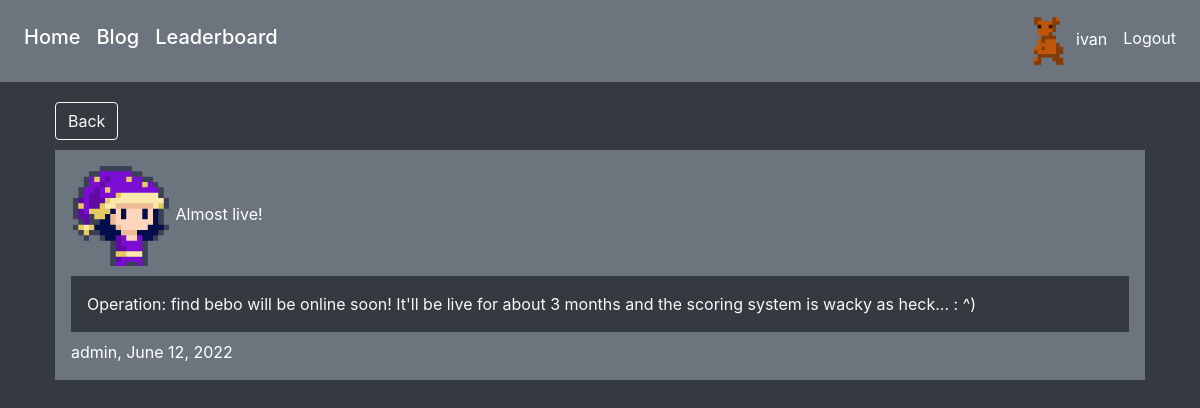
Screenshot of /blog/8 (signed in) with the database file from the repository.
### tweb/models.py (models this page shows)
class BlogPost(models.Model):
    title = models.CharField(max_length=255)
    content = models.TextField()
    image = models.ImageField(upload_to="blogImages")
    areCommentsAllowed = models.BooleanField()
    date = models.DateField(auto_now_add=True)
    author = models.ForeignKey(User, on_delete=models.CASCADE)

### tweb/views.py (the view)
# urls.py: path("blog/<int:pk>", BlogDetailView.as_view(), name="post"),
class BlogDetailView(DetailView):
    model = BlogPost
    template_name = "blogPost/post.html"
    def get_context_data(self, **kwargs):
        context = super().get_context_data(**kwargs)
        context['now'] = timezone.now()
        return context

### tweb/context_processors.py (called while the page is built)
def userContext(request):
    try:
        CU = CustomUser.objects.get(pk = request.user.id)
    except:
        CU = None
    return {'CustomUserContext': CU}

### templates/blogPost/post.html (shortened to what this page needs)
{% extends 'base.html' %}
{% block containerType %}blog-container{% endblock %}
{% block content %}
    <div class="blog-inner-container">
        <a role="button" class="btn btn-outline-light postBackButton" href="{% url 'blog' %}">Back</a>
        <div class="p-3 mb-2 bg-secondary text-white" href="{% url 'post' object.id %}">
            <div class="blog-padding">
                <img alt="img" src="{{ object.image.url }}" width="100" height="100"> {{ object.title }}
            </div>
        <div class="p-3 mb-2 bg-dark text-light">
            {{ object.content }}
        </div>
            {{ object.author.username }},
            {{ object.date }}
        </div>
    </div>
{% endblock %}

### templates/base.html (shortened to what this page needs)
{% load static %}
<!DOCTYPE html>
<html lang="en">
<head>
    <link rel="stylesheet" type="text/css" href="{% static 'style.css' %}">
    <link rel="stylesheet" href="https://stackpath.bootstrapcdn.com/bootstrap/4.5.0/css/bootstrap.min.css">
</head>
<body class="bg-dark text-light d-flex flex-column">
    <nav class="navbar navbar-expand-lg navbar-dark bg-secondary text-white justify-content-between">
        <div class="collapse navbar-collapse" id="navbarText">
            <ul class="navbar-nav mr-auto">
                <li class="nav-item">
                    <a class="nav-link text-white" href="{% url 'home' %}"><h5>Home</h5> </a>
                </li>
                <li class="nav-item">
                    <a class="nav-link text-white" href="{% url 'blog' %}"><h5>Blog</h5></a>
                </li>
                <li class="nav-item">
                    <a class="nav-link text-white" href="{% url 'leaderboard' %}"><h5>Leaderboard</h5></a>
                </li>
            </ul>
            <ul class="navbar-nav ml-auto">
                <li class="nav-item">
                    <a class="nav-link text-white" href="#">
                    </a>
                </li>
                {% if user.is_authenticated %}
                    <li class="nav-item">
                        <a class="nav-link text-white" href="{% url 'userpage' %}">
                            <img alt="img" src="/media/avatars/{{ CustomUserContext.avatar }}.png" width="50" height="50" style="margin:0px">
                            {{ user.username }}</a>
                    </li>
                    <li class="nav-item" height="50" style="padding:10px 0">
                        <a class="nav-link text-white" href="{% url 'logout' %}">Logout</a>
                    </li>
                {% endif %}
            </ul>
        </div>
    </nav>
<div class = "base-container container h-100 d-flex flex-column">
    <div class="{% block containerType %}home-container{% endblock %}">
    {% block content %} {% endblock %}
    </div>
</div>
</body>
</body>
</html>

### static/style.css (style rules this page uses)
html,body { height:100%; }
.blog-container { display:flex; width: 100%; padding-top: 20px; box-sizing: border-box; }
.blog-inner-container { flex: 1; margin: 0 10px; }
.blog-padding { padding-bottom:10px; }
.postBackButton { margin-bottom:10px; }

### rows the page displays
BlogPost: image (picture), title "Almost live!", content "Operation: find bebo will be online soon! It'll be live for about 3 months and the scoring system is wacky as heck... : ^)", author.username "admin", date "June 12, 2022"

### other values shown
{{ user.username }} "ivan"
